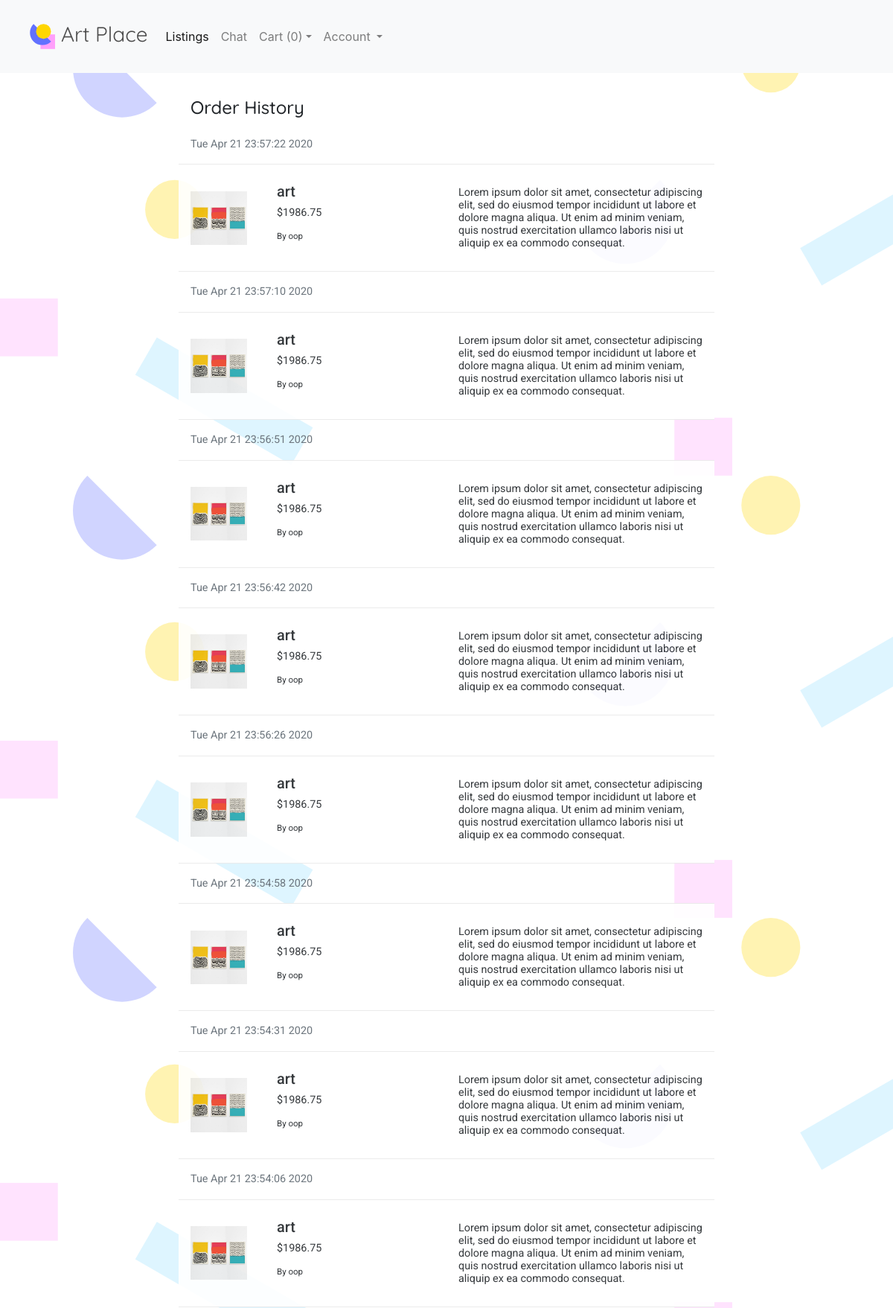
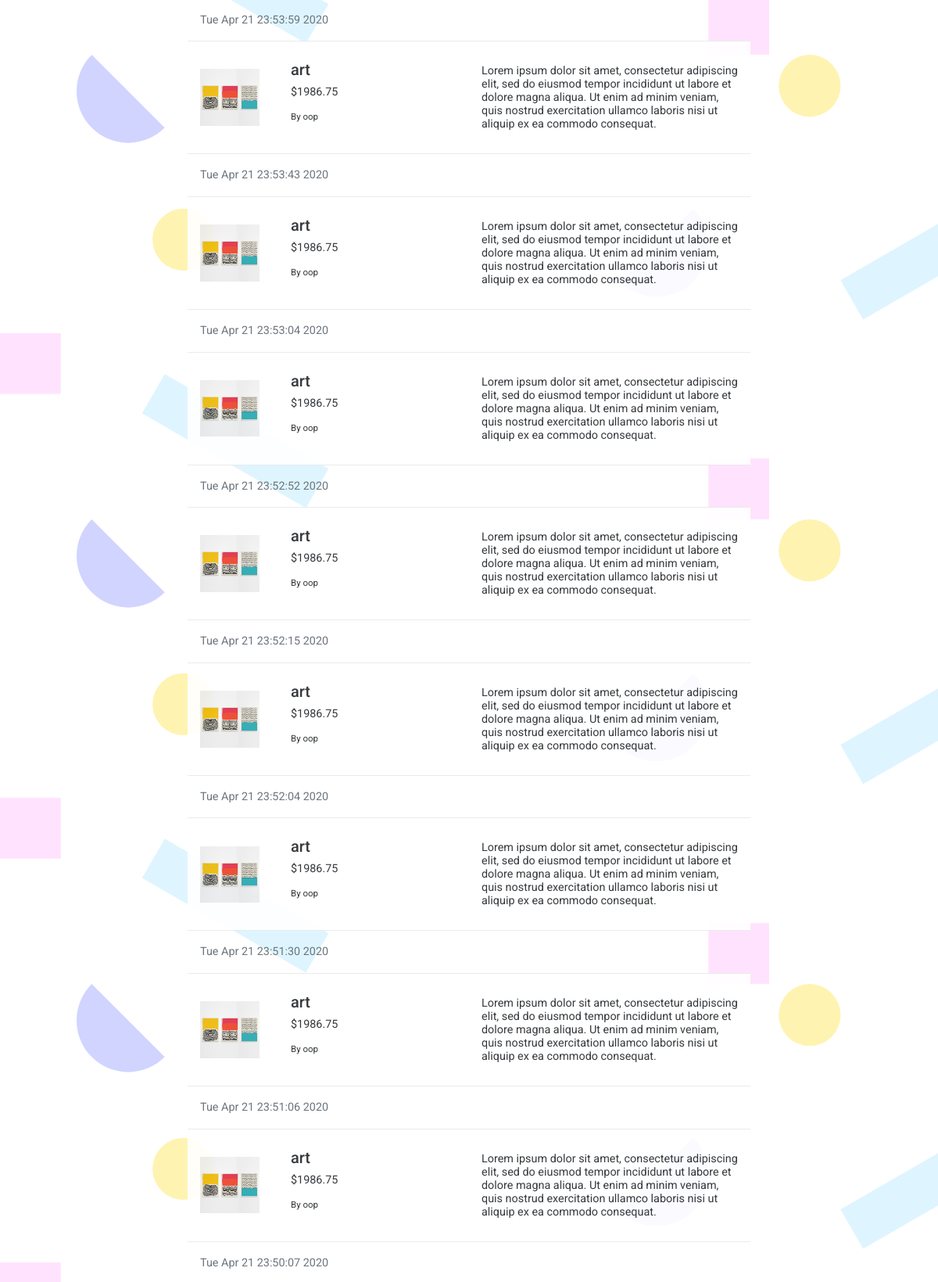
/account/history (signed in, upper part), run on the app's committed database (2 pictures, top to bottom).
### listing/models.py (models this page shows, shortened)
class PurchasedListing(models.Model):
    transaction = models.ForeignKey(Transaction, on_delete=models.CASCADE,default=1)
    author = models.TextField(null=True)
    title = models.TextField(null=True)
    file_path = models.TextField(null=True)
    text = models.TextField(null=True)
    price = models.TextField(null=True)
    parent = models.ForeignKey(Listing, on_delete=models.SET_NULL, default=None, null=True)
    def __str__(self):
        return self.title

### account/views.py (the view)
# urls.py: path('history', views.history_action, name='history'),
@login_required
def history_action(request):
    context = {}
    if request.user.is_authenticated:
        transactions = Transaction.objects.filter(customer=request.user)
        pl={}
        carts={}
        for t in reversed(transactions):
            cart = PurchasedListing.objects.filter(transaction=t)
            pl={str(t.date.strftime("%c")):cart}
            carts.update(pl)
        context['carts'] = carts
        print(context)
    return render(request, 'account/history.html', context)

### account/templates/account/history.html
{% load static %}
{% include "finalApp/header.html" %}
<center>
<div class="listing-section">
<h4 align="left" style="padding-left: 16rem;">Order History</h4>
{% for p,c in carts.items %}
  <p align="left" style="padding-left: 16rem; padding-top: 1rem; padding-bottom: 0rem;" class="text-muted">{{p}}</p>
  {% for l in c %}
    <table  style="background: white; opacity: 0.90; border-top: 1px solid #e9e9e9; border-bottom: 1px solid #e9e9e9; padding-bottom: 20rem" width="60%" >
        <tr>
          <td width="15%" style="padding: 1rem">
            <img src="{% static 'images/'|add:l.file_path %}" style="max-height:100%; max-width:100%" alt="..." >
          </td>
          <td width="35%" style="padding: 1.5rem">
            <h5>{{l.title}}</h5>
            <p class="card-price">${{l.price}}</p>
            <p class="card-author"><small class="text-text">By {{l.author}}</small></p>
          </td>
          <td width="50%" style="padding: 1rem">
            <p class="card-text">{{l.text}}</p>
          </td>
        </tr>
    </table>
  {% endfor %}
{% endfor %}
</div>
</center>

### finalApp/static/css/finalApp.css (style rules this page uses)
body { background: url(bg.svg); background-repeat: repeat; background-size: contain; background-attachment: fixed; background-position: center center; font-family: 'Lato', sans-serif; color: #333333; }
h4 { font-family: 'Quicksand', sans-serif; font-size: 1.5rem; }
h5 { font-family: 'Roboto'; font-size: 1.5rem; font-weight: bold; }
small { font-size: 0.8rem; }
p { font-family: 'Roboto', sans-serif; font-size: 0.90rem; }
.listing-section { margin-top: 2rem; }

### data on the page
PurchasedListing: file_path (picture), title "art", price "1986.75", author "oop", text "Lorem ipsum dolor sit amet, consectetur adipiscing elit, sed do eiusmod tempor incididunt ut labore et dolore magna aliqua. Ut enim ad minim veniam, quis nostrud exercitation ullamco laboris nisi ut aliquip ex ea commodo consequat."
PurchasedListing: file_path (picture), title "art", price "1986.75", author "oop", text "Lorem ipsum dolor sit amet, consectetur adipiscing elit, sed do eiusmod tempor incididunt ut labore et dolore magna aliqua. Ut enim ad minim veniam, quis nostrud exercitation ullamco laboris nisi ut aliquip ex ea commodo consequat."
PurchasedListing: file_path (picture), title "art", price "1986.75", author "oop", text "Lorem ipsum dolor sit amet, consectetur adipiscing elit, sed do eiusmod tempor incididunt ut labore et dolore magna aliqua. Ut enim ad minim veniam, quis nostrud exercitation ullamco laboris nisi ut aliquip ex ea commodo consequat."
PurchasedListing: file_path (picture), title "art", price "1986.75", author "oop", text "Lorem ipsum dolor sit amet, consectetur adipiscing elit, sed do eiusmod tempor incididunt ut labore et dolore magna aliqua. Ut enim ad minim veniam, quis nostrud exercitation ullamco laboris nisi ut aliquip ex ea commodo consequat."
PurchasedListing: file_path (picture), title "art", price "1986.75", author "oop", text "Lorem ipsum dolor sit amet, consectetur adipiscing elit, sed do eiusmod tempor incididunt ut labore et dolore magna aliqua. Ut enim ad minim veniam, quis nostrud exercitation ullamco laboris nisi ut aliquip ex ea commodo consequat."
PurchasedListing: file_path (picture), title "art", price "1986.75", author "oop", text "Lorem ipsum dolor sit amet, consectetur adipiscing elit, sed do eiusmod tempor incididunt ut labore et dolore magna aliqua. Ut enim ad minim veniam, quis nostrud exercitation ullamco laboris nisi ut aliquip ex ea commodo consequat."
PurchasedListing: file_path (picture), title "art", price "1986.75", author "oop", text "Lorem ipsum dolor sit amet, consectetur adipiscing elit, sed do eiusmod tempor incididunt ut labore et dolore magna aliqua. Ut enim ad minim veniam, quis nostrud exercitation ullamco laboris nisi ut aliquip ex ea commodo consequat."
PurchasedListing: file_path (picture), title "art", price "1986.75", author "oop", text "Lorem ipsum dolor sit amet, consectetur adipiscing elit, sed do eiusmod tempor incididunt ut labore et dolore magna aliqua. Ut enim ad minim veniam, quis nostrud exercitation ullamco laboris nisi ut aliquip ex ea commodo consequat."
PurchasedListing: file_path (picture), title "art", price "1986.75", author "oop", text "Lorem ipsum dolor sit amet, consectetur adipiscing elit, sed do eiusmod tempor incididunt ut labore et dolore magna aliqua. Ut enim ad minim veniam, quis nostrud exercitation ullamco laboris nisi ut aliquip ex ea commodo consequat."
PurchasedListing: file_path (picture), title "art", price "1986.75", author "oop", text "Lorem ipsum dolor sit amet, consectetur adipiscing elit, sed do eiusmod tempor incididunt ut labore et dolore magna aliqua. Ut enim ad minim veniam, quis nostrud exercitation ullamco laboris nisi ut aliquip ex ea commodo consequat."
PurchasedListing: file_path (picture), title "art", price "1986.75", author "oop", text "Lorem ipsum dolor sit amet, consectetur adipiscing elit, sed do eiusmod tempor incididunt ut labore et dolore magna aliqua. Ut enim ad minim veniam, quis nostrud exercitation ullamco laboris nisi ut aliquip ex ea commodo consequat."
PurchasedListing: file_path (picture), title "art", price "1986.75", author "oop", text "Lorem ipsum dolor sit amet, consectetur adipiscing elit, sed do eiusmod tempor incididunt ut labore et dolore magna aliqua. Ut enim ad minim veniam, quis nostrud exercitation ullamco laboris nisi ut aliquip ex ea commodo consequat."
PurchasedListing: file_path (picture), title "art", price "1986.75", author "oop", text "Lorem ipsum dolor sit amet, consectetur adipiscing elit, sed do eiusmod tempor incididunt ut labore et dolore magna aliqua. Ut enim ad minim veniam, quis nostrud exercitation ullamco laboris nisi ut aliquip ex ea commodo consequat."
PurchasedListing: file_path (picture), title "art", price "1986.75", author "oop", text "Lorem ipsum dolor sit amet, consectetur adipiscing elit, sed do eiusmod tempor incididunt ut labore et dolore magna aliqua. Ut enim ad minim veniam, quis nostrud exercitation ullamco laboris nisi ut aliquip ex ea commodo consequat."
PurchasedListing: file_path (picture), title "art", price "1986.75", author "oop", text "Lorem ipsum dolor sit amet, consectetur adipiscing elit, sed do eiusmod tempor incididunt ut labore et dolore magna aliqua. Ut enim ad minim veniam, quis nostrud exercitation ullamco laboris nisi ut aliquip ex ea commodo consequat."
PurchasedListing: file_path (picture), title "art", price "1986.75", author "oop", text "Lorem ipsum dolor sit amet, consectetur adipiscing elit, sed do eiusmod tempor incididunt ut labore et dolore magna aliqua. Ut enim ad minim veniam, quis nostrud exercitation ullamco laboris nisi ut aliquip ex ea commodo consequat."

### other printed values
{{ p }} "Tue Apr 21 23:57:22 2020" "Tue Apr 21 23:57:10 2020" "Tue Apr 21 23:56:51 2020" "Tue Apr 21 23:56:42 2020" "Tue Apr 21 23:56:26 2020" "Tue Apr 21 23:54:58 2020" "Tue Apr 21 23:54:31 2020" "Tue Apr 21 23:54:06 2020" "Tue Apr 21 23:53:59 2020" "Tue Apr 21 23:53:43 2020" "Tue Apr 21 23:53:04 2020" "Tue Apr 21 23:52:52 2020" "Tue Apr 21 23:52:15 2020" "Tue Apr 21 23:52:04 2020" "Tue Apr 21 23:51:30 2020" "Tue Apr 21 23:51:06 2020" "Tue Apr 21 23:50:07 2020"
